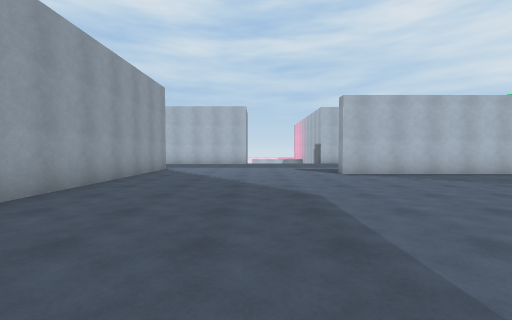
view 1 (above)

24 first-person views from a walk through a Unity game level. The camera is 1.3 m above the floor, tilts 2° down and sees 90° across. The floor is counted in squares, 2 m on a side. Each view is taken from the middle of a square. On the plan, view 1 faces up. The plan holds only what a view shows up to about 9 squares ahead; the rest is blank. The player character is not drawn.

view 2
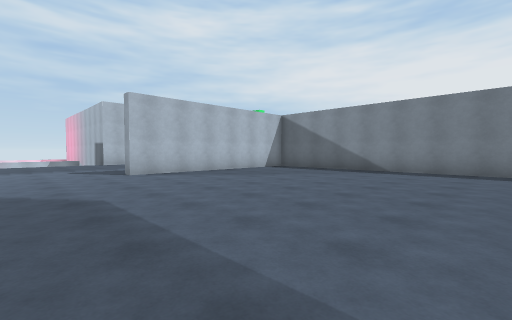

view 3
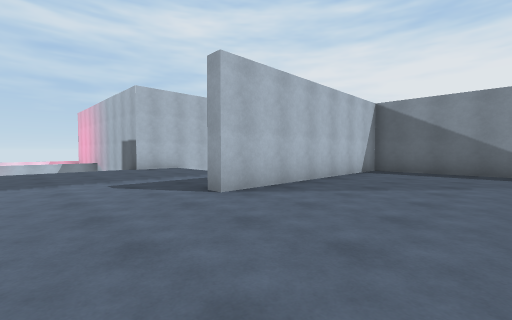

view 4
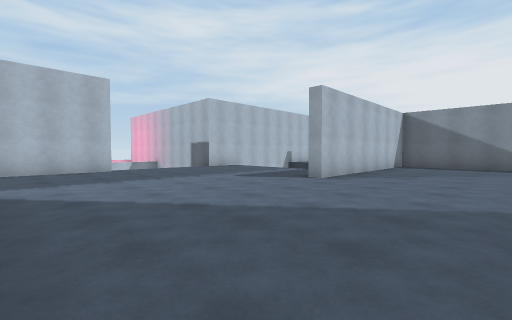

view 5
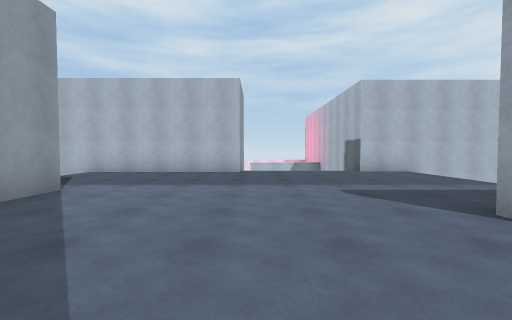

view 6
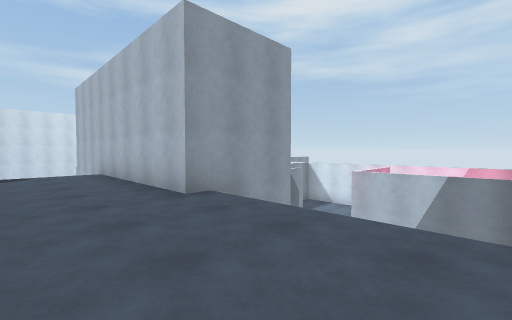

view 7
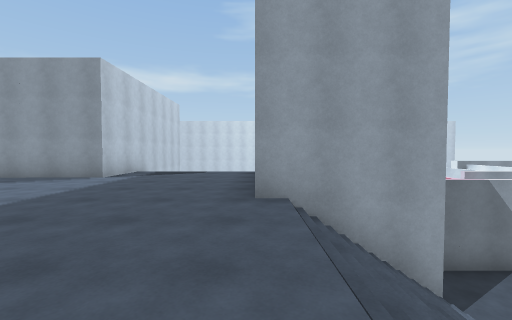

view 8
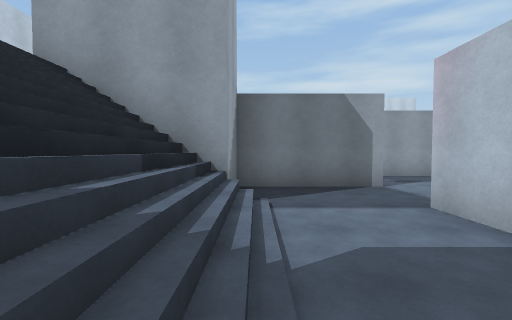

view 9
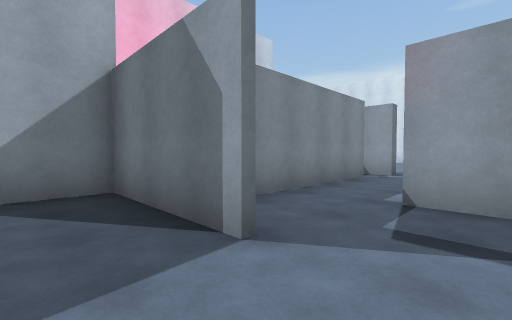

view 10
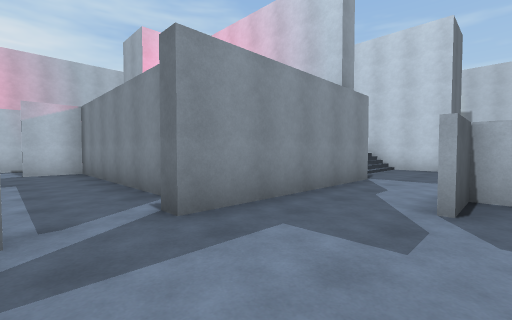

view 11
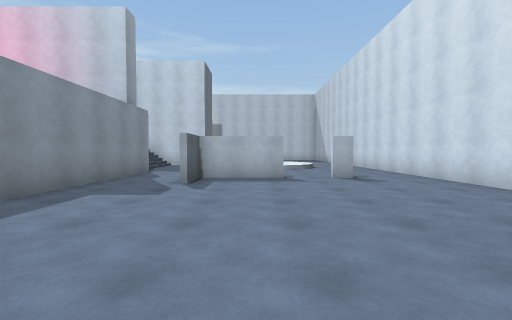

view 12
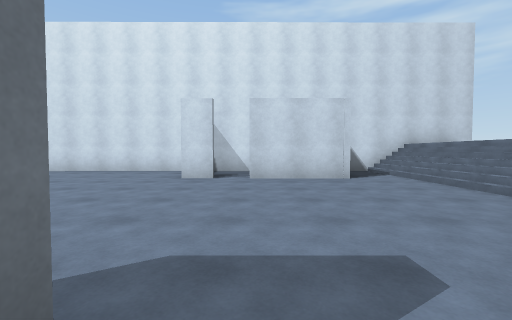

view 13
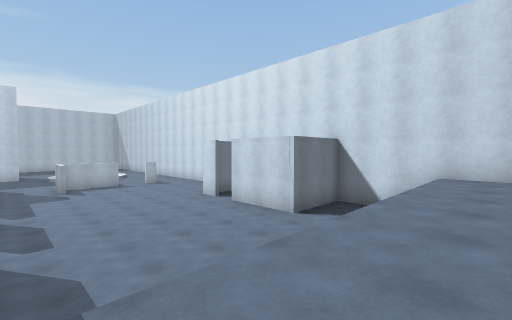

view 14
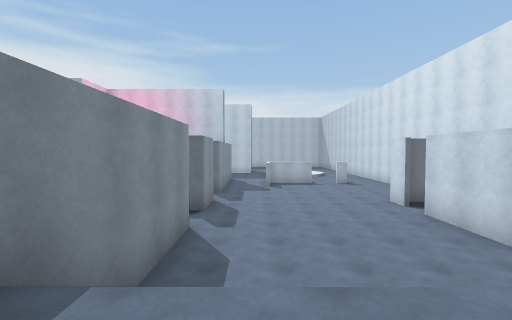

view 15
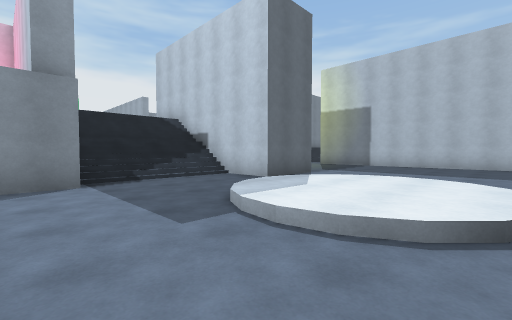

view 16
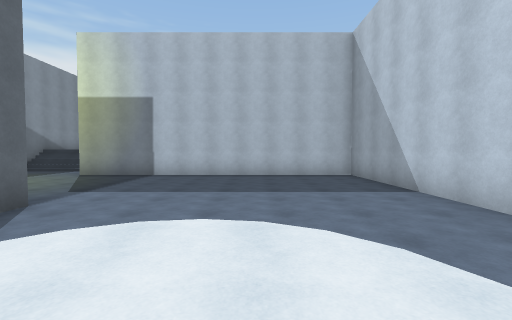

view 17
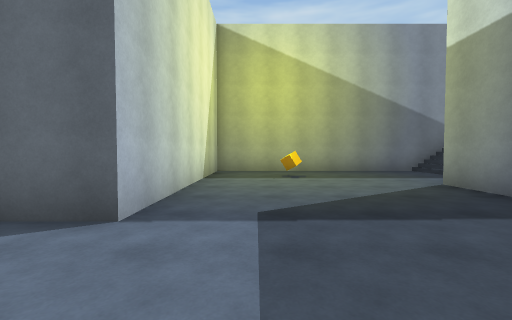

view 18
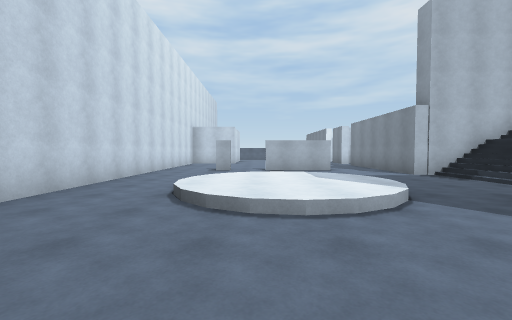

view 19
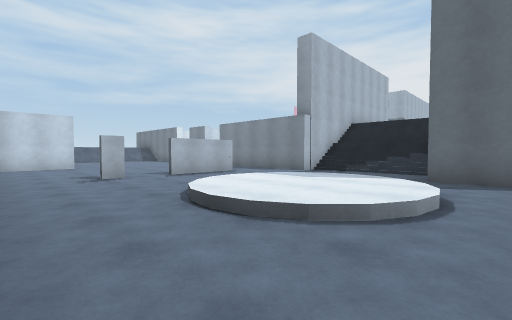

view 20
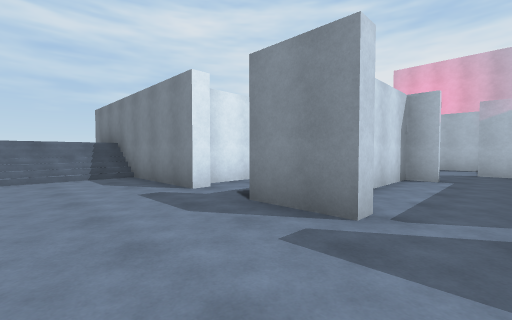

view 21
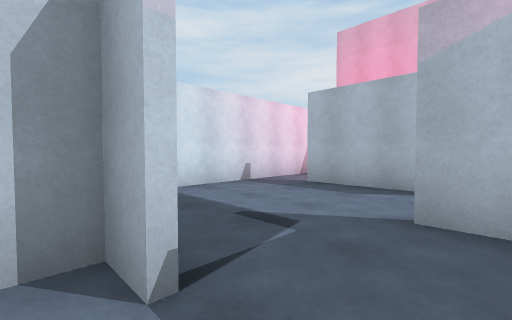

view 22
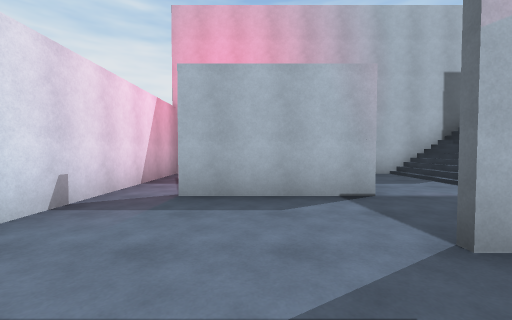

view 23
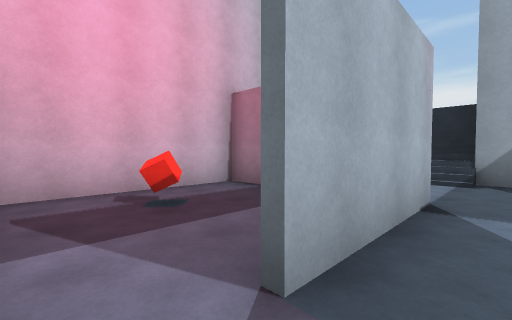

view 24
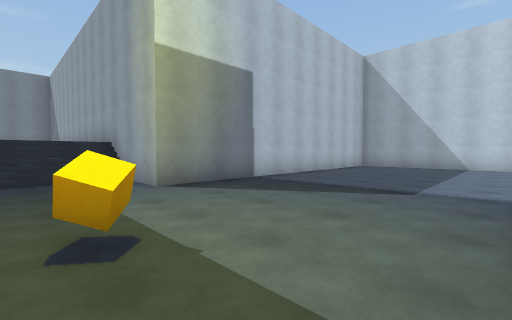

### Floor plan
Key: @ floor where view 1 was taken; # wall or solid block; . main floor; : floor 0.5 m higher than the main floor; + floor 1.75 m higher than the main floor; * floor 3.75 m higher than the main floor; / step, stairs or slope; O other object.
Columns run from 17 left of view 1 to 9 right of it. Each row starts with its distance up from view 1.
 28 #        #
 27 #++++++++#
 26 #////////#
 25 #////////#
 24 #........#
 23 ####....###   ########
 22    #....#..   .......#
 21    #......  #....#.O.#
 20    #.....####....#...#
 19 ####.............#...#
 18 #..............#.#####
 17 #.......#.######.....
 16 #.......#      #.////#
 15 #..#.##.#      ##////#
 14 #.......##     ##////##
 13 #........########*****#
 12 #...//...////*********
 11 #../::/..////*********
 10 #../:::..////*********
  9 #../::/.######********
  8 #.......######******#######
  7 #............#************#
  6 #............#************#
  5 #..........O.#************#
  4 #............#************#
  3 #............#************#
  2 ###########..# ***********#
  1           #//#  **********#
  0           #//#   @********#
 -1           #
 -2           #
 -3           #
 -4           #

Positions as (right, up) in squares from view 1, and headings:
1: (0, 0), facing up
2: (0, 0), facing up-right
3: (0, 4), facing up-right
4: (-3, 4), facing up-right
5: (0, 5), facing up
6: (3, 11), facing up-left
7: (3, 13), facing left
8: (3, 16), facing left
9: (-1, 20), facing down-left
10: (-11, 19), facing down-right
11: (-12, 21), facing down
12: (-8, 21), facing left
13: (-9, 27), facing down-left
14: (-10, 27), facing down
15: (-14, 14), facing down-right
16: (-13, 11), facing down
17: (-12, 6), facing right
18: (-13, 6), facing up
19: (-16, 8), facing up-right
20: (-11, 18), facing up-right
21: (-5, 18), facing up-right
22: (-4, 20), facing right
23: (-1, 22), facing down-right
24: (-5, 7), facing down-left
